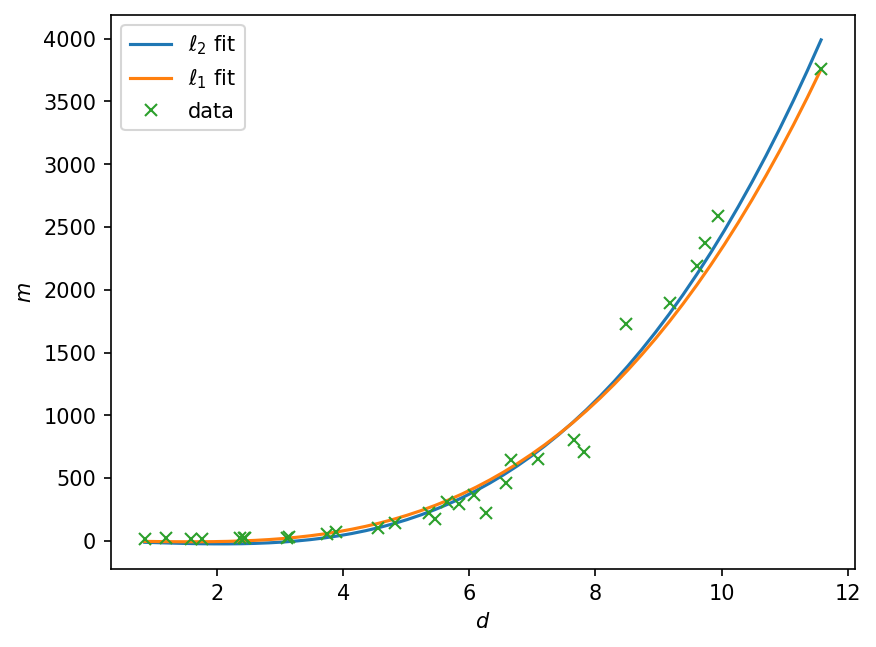

Recreate this plot in Python.
"""
Solution code for the problem "Asteroid regression".

Autonomous Systems Lab (ASL), Stanford University
"""

import numpy as np
import matplotlib.pyplot as plt

# Load the data and form `(A, y)`
data = np.genfromtxt('data_asteroid_regression.csv', delimiter=',')
d, y = data.T
A = np.column_stack([d, d**2, d**3])

# Solve the l2-problem and print the solution
x_l2 = np.linalg.solve(A.T@A, A.T@y)
print('l2 solution:', x_l2)

# Solve the l1-problem via subgradient descent and print the solution
alpha = 1e-4
max_iters = 10000
x = np.zeros(A.shape[1])
x_best = np.copy(x)
f_best = np.sum(np.abs(A@x - y))
for _ in range(max_iters):
    g = A.T @ np.sign(A@x - y)
    x -= alpha*g
    f = np.sum(np.abs(A@x - y))
    if f < f_best:
        x_best = np.copy(x)
        f_best = np.copy(f)
x_l1 = x_best
print('l1 solution:', x_l1)

# Plot each fit
fig, ax = plt.subplots(1, 1, dpi=150)
ds = np.linspace(d.min(), d.max())
A = np.column_stack([ds, ds**2, ds**3])
ax.plot(ds, A@x_l2, '-', label=r'$\ell_2$ fit')
ax.plot(ds, A@x_l1, '-', label=r'$\ell_1$ fit')
ax.plot(d, y, 'x', label='data')
ax.set_xlabel(r'$d$')
ax.set_ylabel(r'$m$')
ax.legend()
fig.savefig('soln_asteroid_regression.png', bbox_inches='tight')
plt.show()
